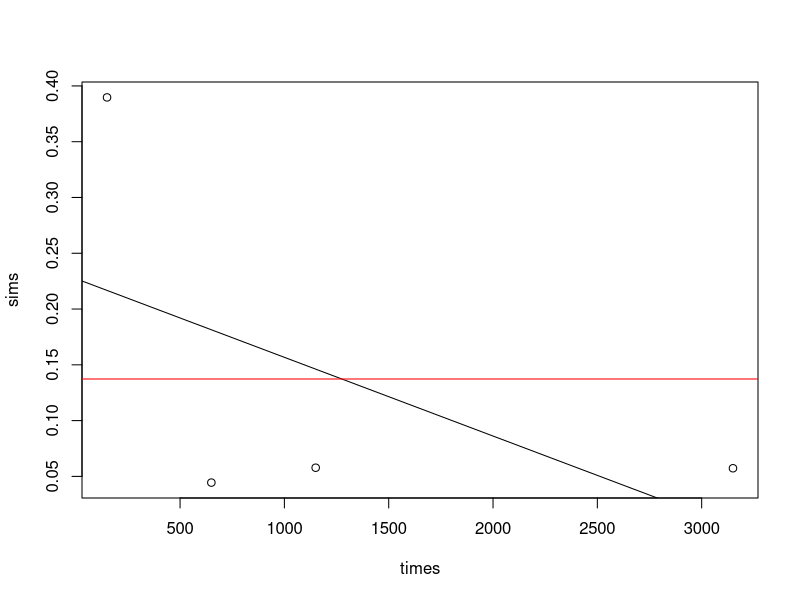
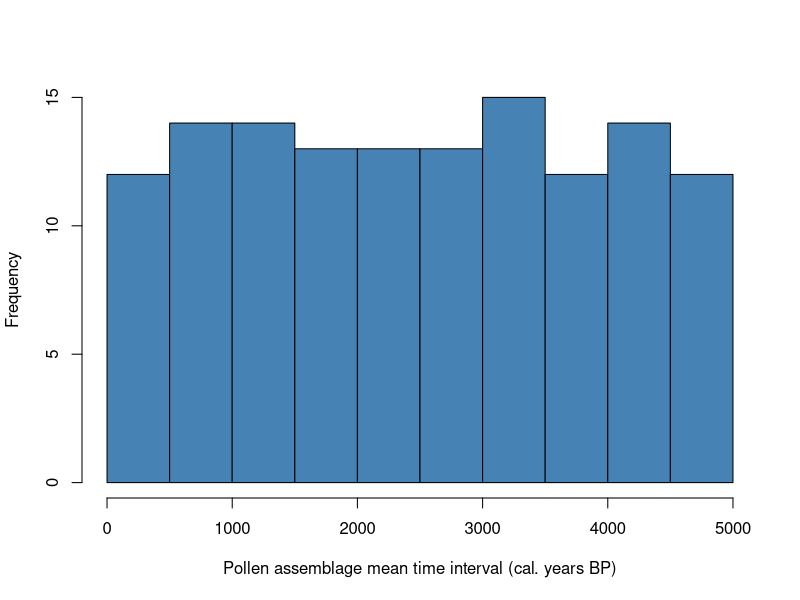
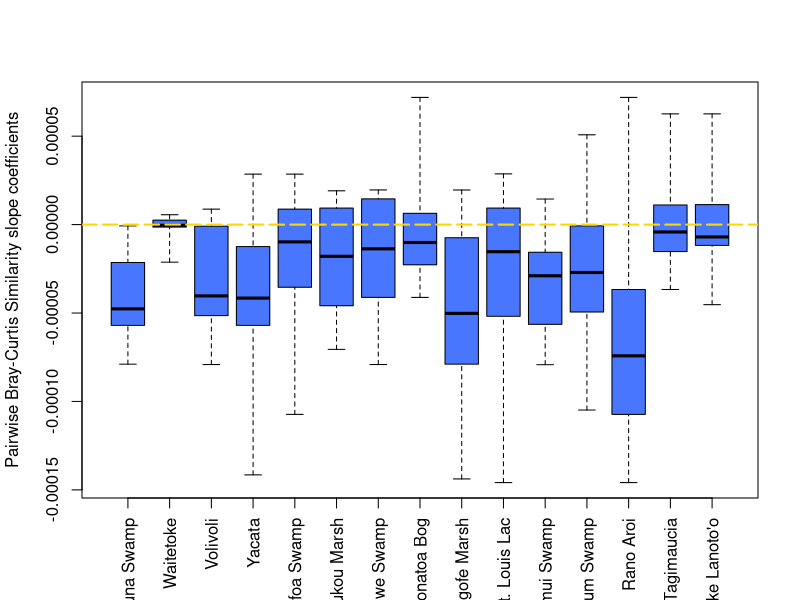
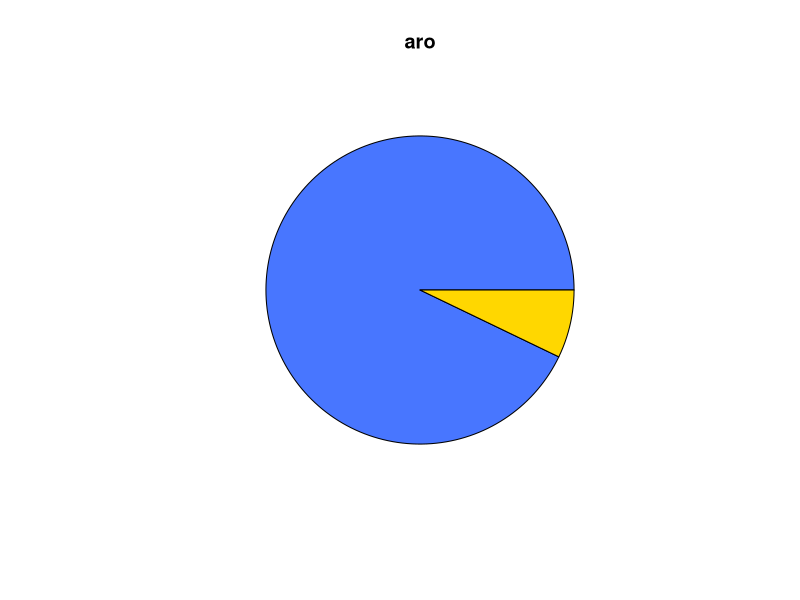
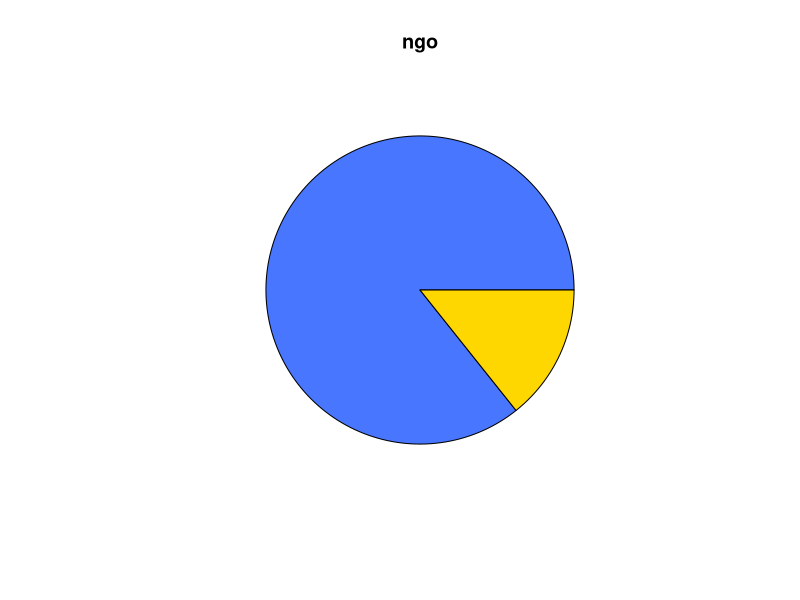
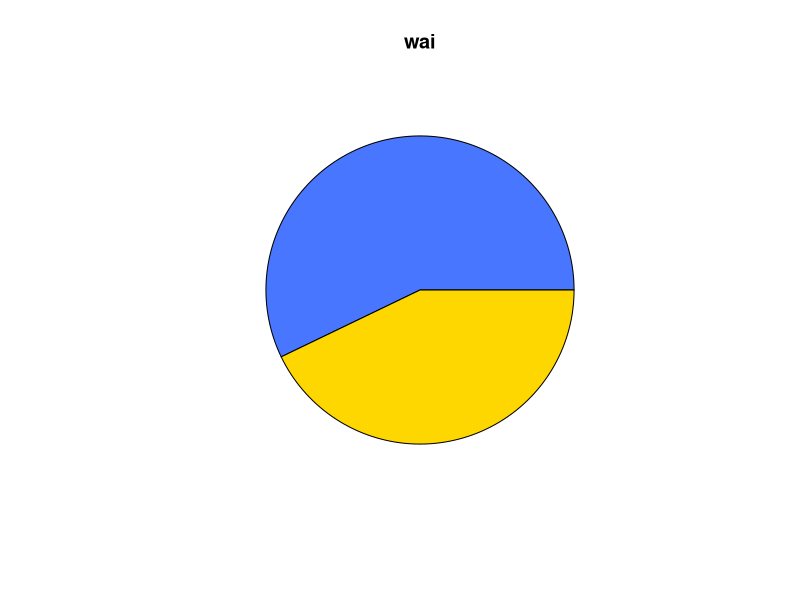
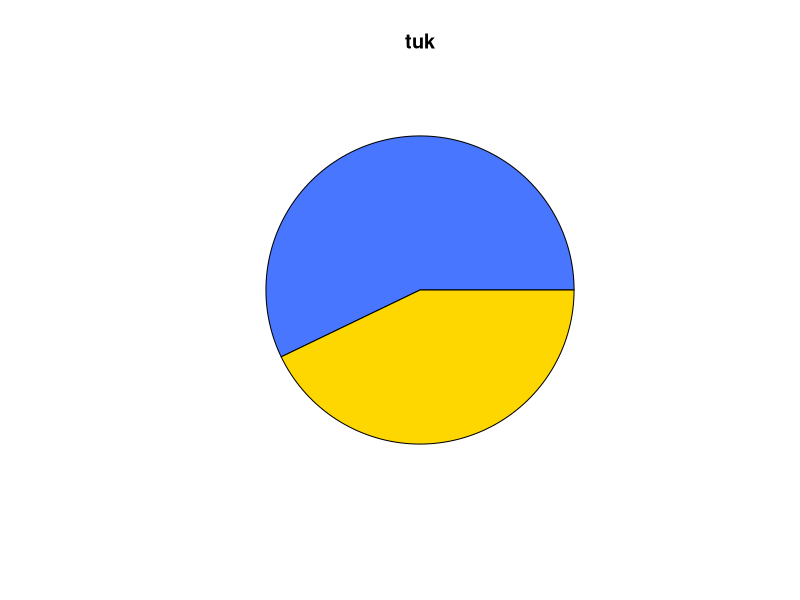
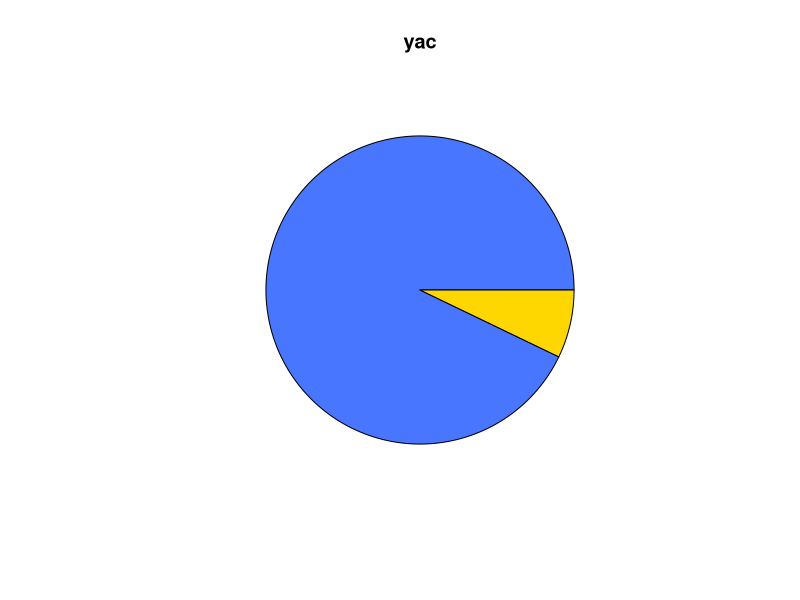

The R script that drew these images, in order:
#Similarity analysis of standardisation 2

library(ggplot2)
library(reshape)
library(vegan)

data<-read.csv("Outputs/Stand2_binned.csv", check.names = FALSE)
data<-data[-c(1)]

#columns 51, 153, 336 are metadata
data<-data[c(51, 153, 336, 1:50, 52:152, 154:335, 337:373)]

names(data)[2]<-"interval"
data$interval<-gsub("]","",as.character(data$interval))
data$interval<-gsub("\\(|\\)","",as.character(data$interval))

split<-strsplit(data$interval, split = ",")
matrix<-matrix(unlist(split),ncol=2,byrow=T)
matrix<-as.data.frame(matrix)
matrix$V1 <- as.numeric(matrix$V1)
matrix$V2 <- as.numeric(matrix$V2)
matrix$mean_interval_group<-rowMeans(matrix[1:2], na.rm=TRUE)

drop <- c("interval")
data = data[,!(names(data) %in% drop)]
data$mean_interval_age<-matrix$mean_interval_group
data<-data[c(373, 1:372)]

#drop columns when the column sum= 0
meta<-data[1:3]
data<-data[4:372]
data<-Filter(function(data) sum(abs(data), na.rm = TRUE) > 0, data)
data<-cbind(meta,data)

# Build unique pairs to compare each with each####
pairs<-expand.grid(unique(data$Site),unique(data$Site))
pairs<-pairs[pairs[,1]!=pairs[,2],]
for(i in 1:nrow(pairs)){	
  if(i>nrow(pairs)){break} else {
    a<-paste(pairs[,1],pairs[,2])
    b<-paste(pairs[,2],pairs[,1])	
    pairs<-pairs[-which(a[i]==b),]
  }}

comp<-list()
for(i in 1:nrow(pairs)){
  a<-data[data$Site ==pairs[i,1],]
  b<-data[data$Site ==pairs[i,2],]	
  times<-intersect(a$mean_interval_age, b$mean_interval_age)
  sims<-times
  sims[]<-NA
  for(d in times){
    sims[times==d]<-1-vegdist(rbind(a[a$mean_interval_age==d,4:349],b[b$mean_interval_age==d,4:349]),method="bray")}
  comp[[i]]<-data.frame(times,sims)
}

unique(data$Site)
sites<-list()
homogen<-matrix(NA,15,15)
colnames(homogen)<-unique(data$Site)
rownames(homogen)<-unique(data$Site)
R<-N<-homogen

for(i in unique(data$Site)){
  abfrage<-pairs[,1] %in% i | pairs[,2] %in% i
  unique(data$Site)
  
  for(e in which(abfrage)){
    homogen[i,pairs[e,which(pairs[e,]!=i)]]<-coef(lm(sims~times,data=comp[[e]]))[2]
    N[i,pairs[e,which(pairs[e,]!=i)]]<-nrow(comp[[e]])
    R[i,pairs[e,which(pairs[e,]!=i)]]<-summary(lm(sims~times,data=comp[[e]]))$adj	
  }	
}

par(mfrow=c(1,1))
plot(sims~times,data=comp[[3]])
abline(lm(sims~times,data=comp[[3]]))
abline(h=mean(comp[[3]]$sims),col="red")
# negative trend is homogenisation
# boxplots ordered by longitude
par(mfrow=c(1,1))
homogen <- homogen[, c("lou", "plu", "ano", "wai", "vol", "bon", "tag", "yac", "fin", "lot", "ngo", "ava", "lan", "tuk", "aro")]
cols<- c("St. Louis Lac", "Plum Swamp", "Anouwe Swamp", "Waitetoke", "Volivoli", "Bonatoa Bog","Lake Tagimaucia","Yacata","Finemui Swamp","Lotofoa Swamp","Ngofe Marsh","Avai’o’vuna Swamp","Lake Lanoto'o","Tukou Marsh","Rano Aroi")
colnames(homogen) <- cols
if(1){
library('plyr')
freq<-count(data$Site)
freq<-count(data$mean_interval_age)
hist(data$mean_interval_age,
        xlab="Pollen assemblage mean time interval (cal. years BP)", ylab = "Frequency", col = "steelblue", main = NULL)

}

#write.csv(homogen, "Outputs/Stand2_homogen.csv")

if(1){
  # boxplots ordered by elevation
  homogen <- homogen[, c("Avai’o’vuna Swamp", "Waitetoke", "Volivoli", "Yacata", "Lotofoa Swamp", "Tukou Marsh", "Anouwe Swamp", "Bonatoa Bog", "Ngofe Marsh", "St. Louis Lac", "Finemui Swamp", "Plum Swamp", "Rano Aroi", "Lake Tagimaucia", "Lake Lanoto'o")]
  boxplot(homogen,range=0,ylab="Pairwise Bray-Curtis Similarity slope coefficients", las=3, col= "royalblue1")
  abline(h=0, col= "gold", lwd=2, lty=5)
}

par(mfrow=c(1,1))
for(i in unique(data$Site)){
  pie(c(sum(homogen[i,]<0,na.rm=T),sum(homogen[i,]>0,na.rm=T)),main=i,col=c("royalblue1","gold"),labels=NA)
  }

names(comp)<-paste(pairs[,1],pairs[,2])

dat<-do.call("rbind", comp)
dat$name<-unlist(lapply(strsplit(rownames(dat),split="[.]"),function(x){x[[1]]}))
head(dat)
#write.csv(dat, "Outputs/stand2_dat.csv")

#Calculate the slope coefficient with the min number of data points
minimum_points<-dat$name
min(minimum_points)
